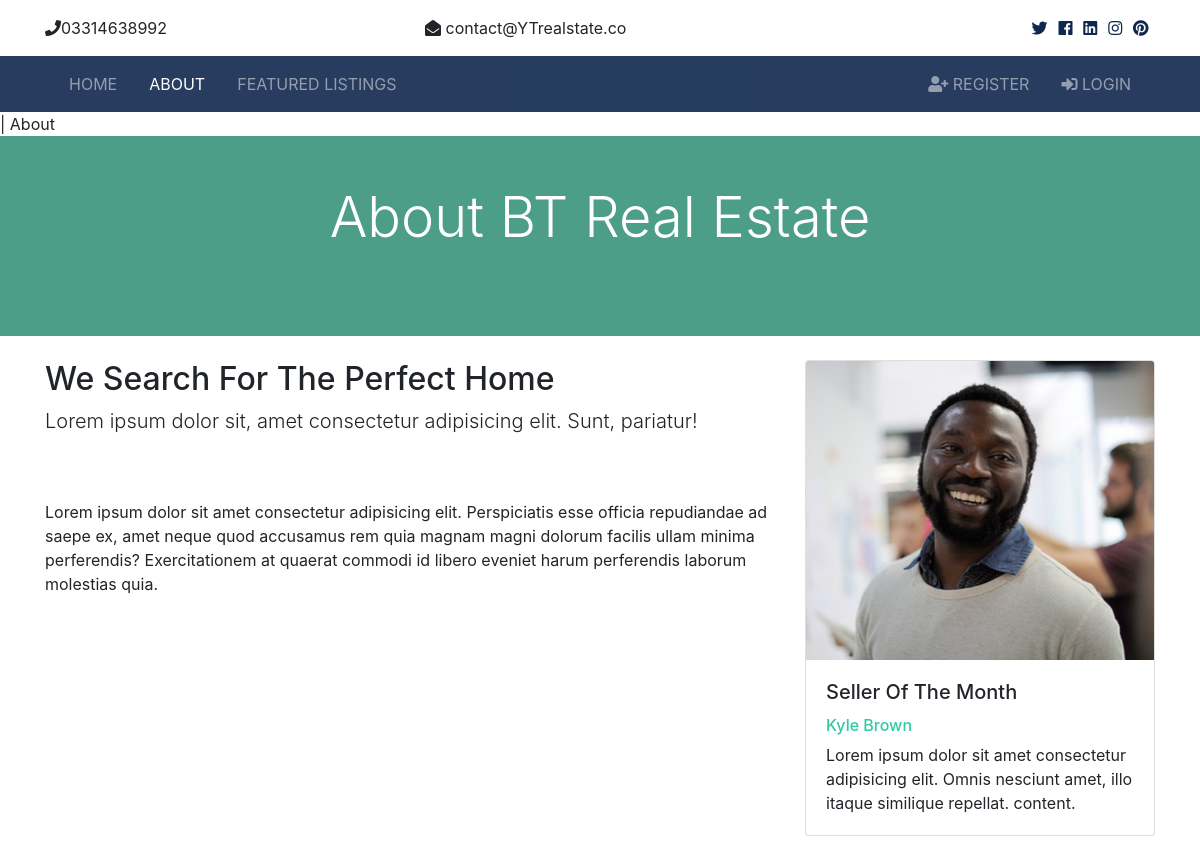
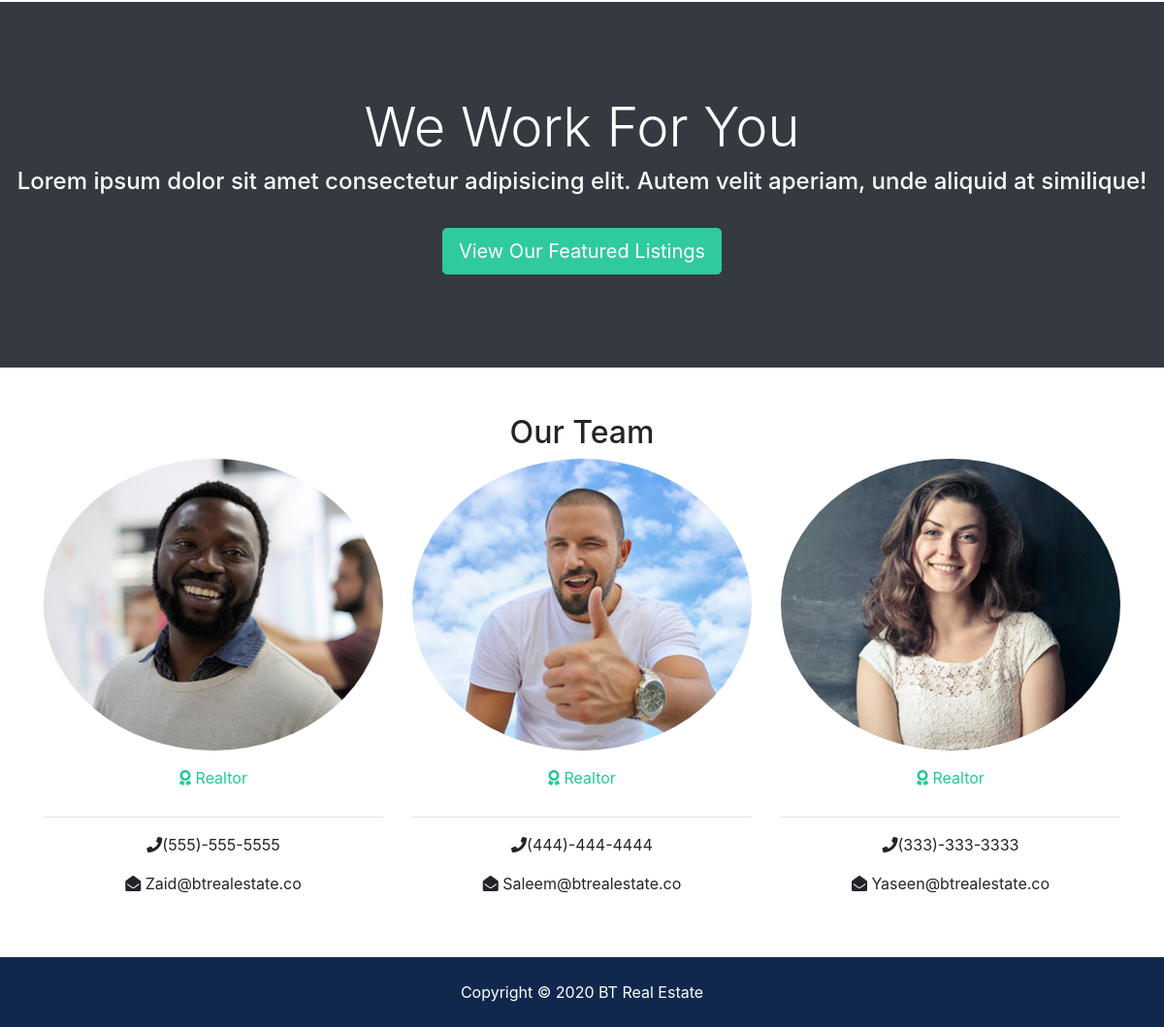
The page /about/ on the database its author committed (2 pictures, top to bottom).
### app/models.py (models this page shows, shortened)
class Realtor(models.Model):
    name = models.CharField(max_length=200, blank=True)
    email = models.CharField(max_length=200, blank=True)
    phone = models.CharField(max_length=200, blank=True)
    image=models.ImageField(null=True)

### app/views.py (the view)
# urls.py: path('about/', views.about, name='about'),
def about(request):
    realtors=Realtor.objects.all()
    context={'realtors':realtors}
    return render(request,'app/about.html',context)

### app/templates/app/about.html (shortened to what this page needs)
{% extends 'app/base.html' %}
{% block content %}
{% load static %}
{% block title %}| About{% endblock %}
<section id="showcase-inner" class="py-5 text-white">
    <div class="container">
      <div class="row text-center">
        <div class="col-md-12">
          <h1 class="display-4">About BT Real Estate</h1>
        </div>
      </div>
    </div>
  </section>
  <section id="about" class="py-4">
    <div class="container">
      <div class="row">
        <div class="col-md-8">
          <h2>We Search For The Perfect Home</h2>
          <p class="lead">Lorem ipsum dolor sit, amet consectetur adipisicing elit. Sunt, pariatur!</p>
          <p class="mt-4">Lorem ipsum dolor sit amet consectetur adipisicing elit. Perspiciatis esse officia repudiandae ad saepe ex, amet
            neque quod accusamus rem quia magnam magni dolorum facilis ullam minima perferendis? Exercitationem at quaerat
            commodi id libero eveniet harum perferendis laborum molestias quia.</p>
        </div>
        <div class="col-md-4">
          <div class="card">
            <img class="card-img-top" src="{% static 'img/kyle.jpg' %}" alt="Seller of the month">
            <div class="card-body">
              <h5 class="card-title">Seller Of The Month</h5>
              <h6 class="text-secondary">Kyle Brown</h6>
              <p class="card-text">Lorem ipsum dolor sit amet consectetur adipisicing elit. Omnis nesciunt amet, illo itaque similique repellat.
                content.
              </p>
            </div>
          </div>
        </div>
      </div>
    </div>
  </section>
  <section id="work" class="bg-dark text-white text-center">
    <h2 class="display-4">We Work For You</h2>
    <h4>Lorem ipsum dolor sit amet consectetur adipisicing elit. Autem velit aperiam, unde aliquid at similique!</h4>
    <hr>
    <a href="listings.html" class="btn btn-secondary text-white btn-lg">View Our Featured Listings</a>
  </section>
  <section id="team" class="py-5">
    <div class="container">
      <h2 class="text-center">Our Team</h2>
      <div class="row text-center">
        {% for realtor in realtors %}
        <div class="col-md-4">
          <img src="{{realtor.image.url}}" alt="" class="rounded-circle mb-3">
          <h4{{realtor.name}}</h4>
          <p class="text-success">
            <i class="fas fa-award text-success mb-3"></i> Realtor</p>
          <hr>
          <p>
            <i class="fas fa-phone"></i>{{realtor.phone}}</p>
          <p>
            <i class="fas fa-envelope-open"></i> {{realtor.email}}</p>
        </div>
        {% endfor %}
      </div>
    </div>
  </section>
{% endblock content %}

### static/css/all.css (style rules this page uses)
.fa, .fas, .far, .fal, .fab { -moz-osx-font-smoothing: grayscale; -webkit-font-smoothing: antialiased; display: inline-block; font-style: normal; font-variant: normal; text-rendering: auto; line-height: 1; }
.fa-award:before { content: "\f559"; }
.fa-envelope-open:before { content: "\f2b6"; }
.fa-phone:before { content: "\f095"; }
.fa, .fas { font-family: 'Font Awesome 5 Free'; font-weight: 900; }

### static/css/style.css (style rules this page uses)
.btn-secondary { color: #fff !important; }
img { width: 100%; }
#showcase-inner { background: url(../img/building.jpg) no-repeat top center fixed/cover; position: relative; overflow: hidden; min-height: 200px; }
#showcase-inner::before { content: ''; position: absolute; top: 0; left: 0; min-height: 100%; width: 100%; background: rgba(32, 134, 107, 0.8); }
#work { padding: 6rem 0; }

### rows shown on the page
Realtor: image (picture), phone "(555)-555-5555", email "Zaid@btrealestate.co"
Realtor: image (picture), phone "(444)-444-4444", email "Saleem@btrealestate.co"
Realtor: image (picture), phone "(333)-333-3333", email "Yaseen@btrealestate.co"
